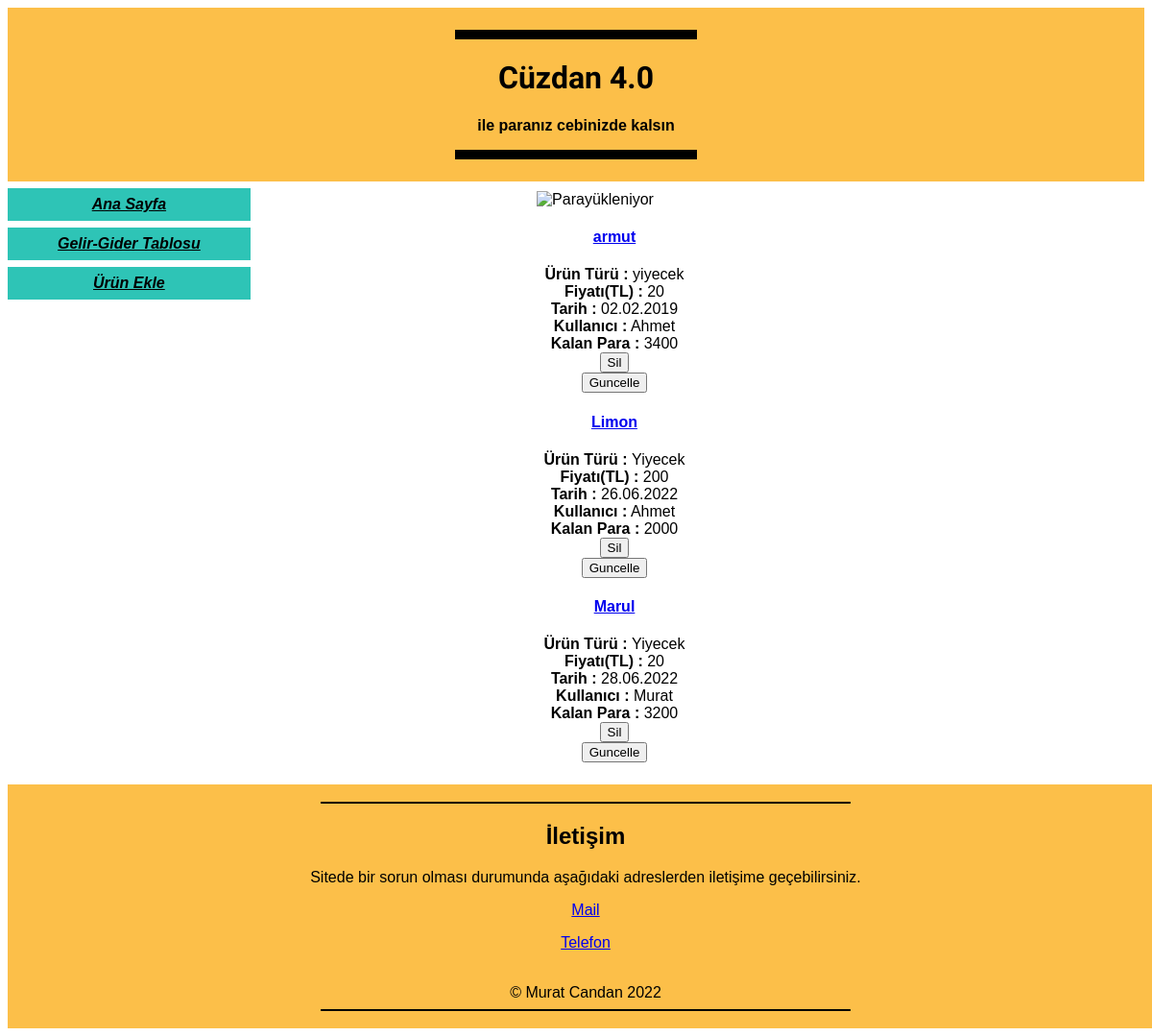
Screenshot of /gelirgider with the database file from the repository.
### tables this page shows
CREATE TABLE "tblproduct" (
	"id"	INTEGER NOT NULL,
	"product_name"	TEXT,
	"product_type"	TEXT,
	"product_price"	INTEGER,
	"history"	TEXT,
	"user"	TEXT,
	"kalanpara"	INTEGER,
	PRIMARY KEY("id" AUTOINCREMENT)
);

### main.py (the view)
@app.route("/gelirgider")
def gelirgider():
    veriAl()
    return render_template("gelirgider.html", veri=data)

### main.py (called while the page is built)
def veriAl():
    global data
    with sqlite3.connect("product.db") as con:
        cur = con.cursor()
        cur.execute("select * from tblproduct order by id desc ")
        data = cur.fetchall()
        for i in data:
            print(i)

### templates/gelirgider.html
{% extends "base.html" %} {% block content %}
<div
  style="margin-top: 10px; text-align: center; text-decoration: none"
  class="product"
>
  <img
    style="height: 300px"
    src="https://previews.123rf.com/images/vectorscore/vectorscore1910/vectorscore191000017/137055151-money-loading-money-coming-to-me-background-template.jpg"
    alt="Parayükleniyor"
  />
</div>
<ul>
  {% for d in veri %}
  <div style="text-align: center; text-decoration: none" class="product">
    <a href="/product/{{d[0]}}"> <h4>{{ d[1] }}</h4></a>
    <div>
      <b>Ürün Türü : </b> {{ d[2] }} <br />
      <b>Fiyatı(TL) :</b> {{ d[3] }} <br />
      <b>Tarih :</b> {{ d[4] }} <br />
      <b>Kullanıcı :</b> {{ d[5] }} <br />
      <b>Kalan Para :</b> {{ d[6] }}
    </div>
    <form action="/productdelete/{{ d[0] }}">
      <input type="submit" value="Sil" />
    </form>
    <form action="/productedit/{{ d[0] }}">
      <input type="submit" value="Guncelle" />
    </form>
  </div>
  {% endfor %}
</ul>
{% endblock %}

### templates/base.html
{% include "part/_header.html" %}
<div style="overflow: auto">
  {% include "part/_menu.html" %}
  <div class="main">{% block content %} {% endblock %}</div>
</div>
{% include "part/_footer.html" %}

### templates/part/_header.html (shortened to what this page needs)
<!DOCTYPE html>
<html>
  <head>
  </head>
  <body style="font-family: 'League Gothic', sans-serif; color: black">
    <div style="background-color: #fcbf49; padding: 15px; text-align: center">
      <hr width="250px;" size="10" noshade color="black" />
      <h1 style="font-family: 'Yellowtail', cursive">Cüzdan 4.0</h1>
      <p><b> ile paranız cebinizde kalsın </b></p>
      <hr width="250px;" size="10" noshade color="black" />
    </div>
  </body>
</html>

### templates/part/_menu.html
<div class="menu">
  <a href="/"> <b> Ana Sayfa </b></a>
  <a href="gelirgider"> <b> Gelir-Gider Tablosu </b></a>
  <a href="productadd"> <b> Ürün Ekle </b></a>
</div>

### templates/part/_footer.html
<div  style="background-color:#fcbf49;text-align:center;padding:10px;margin-top:7px;position: absolute; bottom:auto; width: 100%;position:relative;
bottom:0;">
<hr width="550px;" size="2" noshade color="black" />
    <h2>İletişim</h2>
    <p>
      Sitede bir sorun olması durumunda aşağıdaki adreslerden iletişime
      geçebilirsiniz.
    </p>
    <p><a href="mailto:info@gmail.com">Mail</a></p>
    <p><a href="tel:+90554555555">Telefon</a></p><br>
    © Murat Candan 2022
    <hr width="550px;" size="2" noshade color="black" />
</div>
</body>
</html>

### templates/part/_header.html (style rules this page uses)
* { font-family: "Anek Latin", sans-serif; }
.menu { float: left; width: 20%; text-align: center; }
.menu a { background-color: #2ec4b6; padding: 8px; margin-top: 7px; font-style: italic; display: block; width: 100%; color: black; }
.main { float: left; width: 60%; padding: 0 20px; }

### rows the page displays
tblproduct: product_name "armut", product_type "yiyecek", product_price "20", history "02.02.2019", user "Ahmet", kalanpara "3400"
tblproduct: product_name "Limon", product_type "Yiyecek", product_price "200", history "26.06.2022", user "Ahmet", kalanpara "2000"
tblproduct: product_name "Marul", product_type "Yiyecek", product_price "20", history "28.06.2022", user "Murat", kalanpara "3200"
